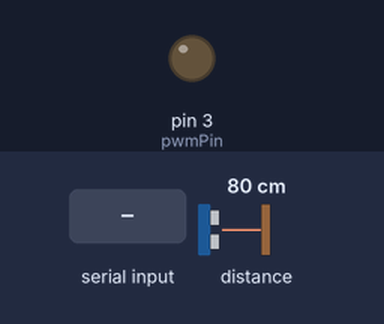
Recording of a sketch running on a simulated Arduino Uno, built with avr-gcc and run on an emulated ATmega328P. On the bench: output pins drawn as LEDs (lit = HIGH). Inputs (shaded band) come from the test bench; at power-on: distance to the obstacle 80 cm. What the sketch prints to the serial monitor is not drawn.

Above: at 1.2 s.
1.3 s: byte 30 received over Serial
At 2.5 s:
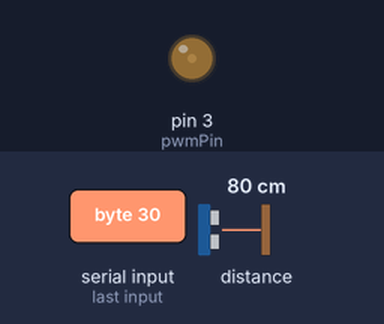
2.8 s: byte 90 received over Serial
At 3.6 s:
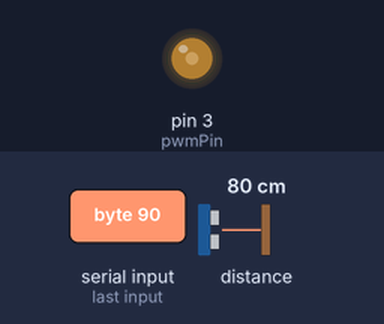
Timing chart, 0 to 5.8 s (numbered marks = the images above; inputs shaded):
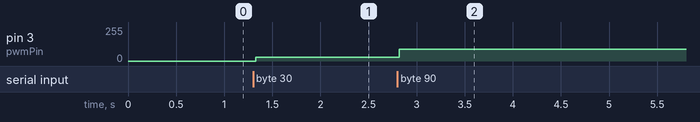

Measured:
- after the input at 1.3 s, pin 3 (pwmPin): 0/255 → 30/255 at once
- after the input at 2.8 s, pin 3 (pwmPin): 30/255 → 90/255 at once

The sketch:

final_arduinocode_ToF.ino
```cpp
#include <Wire.h>
#include <VL53L0X.h>

int readData;
int pwmPin = 3;

VL53L0X sensor; // creates a VL53L0X object

unsigned long time_now = 0;
unsigned long time_fans = 0;
unsigned long time_TOF = 0;
int data_old = 0;

// typedef union {
//   float floatingPoint;
//   byte binary[4];
// } binaryFloat;

//binaryFloat data_pos;
int data_pos;

void setup(){
  Serial.begin(115200); // change to 115200?
  Wire.begin();

  pinMode(pwmPin, OUTPUT);

  sensor.setTimeout(500);
  if (!sensor.init()){
    // Serial.println("Failed to detect and initialize sensor! Trying again...");
    while (!sensor.init()) {
      sensor.init(); // try initializing sensor
    }
    // Serial.println("Succes! Sensor now initialized.");
  }

  sensor.startContinuous(); // take readings as fast as possible, or provide desired inter-measurement period in ms

  time_now = millis();
  time_fans = time_now;
}

void loop(){
// get PWM value to set fan
  if (Serial.available() > 0){
    readData = Serial.read(); // read incoming char (PWM value)
    //convData = map(readData,0,100,0,255); // convert % to effective PWM value MAP ENKEL MET INT; now not needed, bcs python code sends PWM value directly, not in %
  }
// set fan to needed PWM value
  time_now = millis();
  if (time_now - time_fans > 10){ // 2 ms
    if (data_old != readData){
      analogWrite(pwmPin, readData);
      data_old = readData;
      time_fans = millis();
    }
  }

	data_pos = sensor.readRangeContinuousMillimeters();
	Serial.write((byte*)&data_pos, sizeof(data_pos));
}
```
